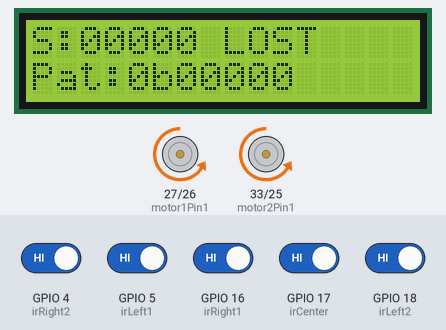
Bench run of a sketch on a simulated ESP32. Parts: 16×2 character LCD, motor-driver pin pairs drawn as motors (green arrow = first pin HIGH = forward, orange = second pin HIGH = backward, longer = more drive, scaled by the enable pin). Inputs (shaded band) come from the test bench; at power-on: GPIO 4 (irRight2), GPIO 5 (irLeft1), GPIO 16 (irRight1), GPIO 17 (irCenter), GPIO 18 (irLeft2) HIGH.

Above: at 2.2 s.
2.3 s: GPIO 17 (irCenter) driven LOW
At 3.5 s:
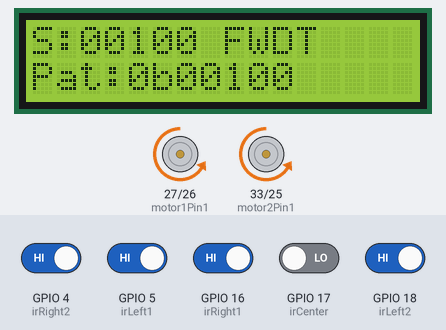
3.8 s: GPIO 5 (irLeft1) driven LOW
At 4.4 s:
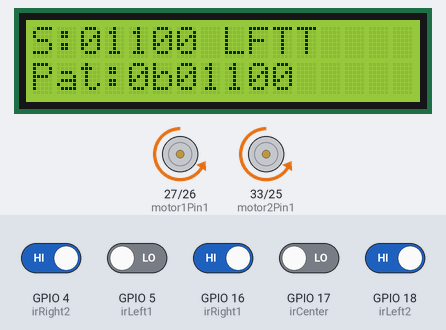
5.3 s: GPIO 4 (irRight2) driven LOW
At 5.9 s:
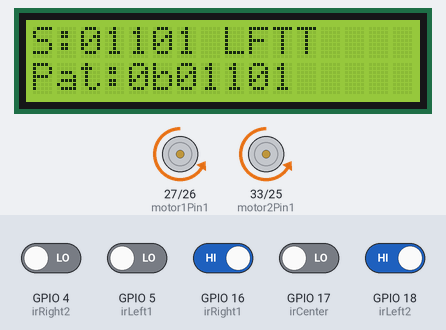
6.8 s: GPIO 16 (irRight1) driven LOW
At 8.0 s:
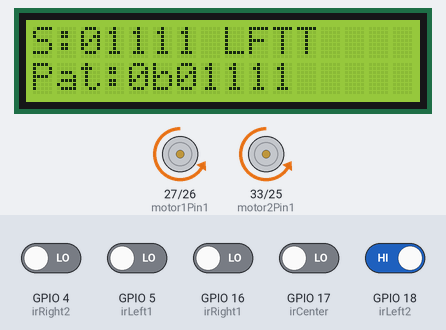
8.3 s: GPIO 18 (irLeft2) driven LOW
At 9.5 s:
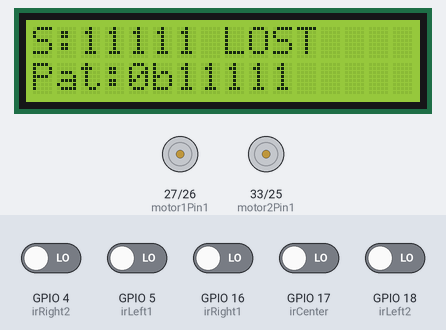
11.3 s: GPIO 4 (irRight2) driven HIGH
At 12.7 s:
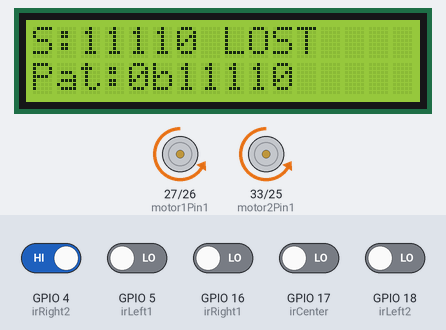
Timing chart, 0 to 13.8 s (numbered marks = the images above; inputs shaded):
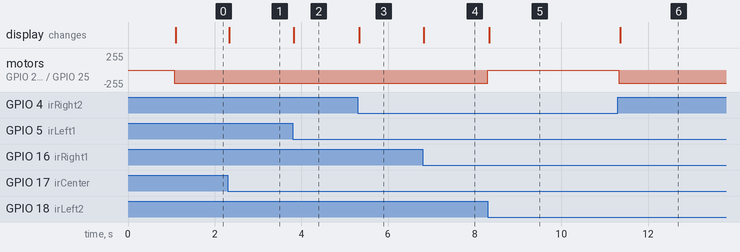

The sketch:

LineFollower.ino
```cpp
#include <Wire.h>
#include <LiquidCrystal_I2C.h>

/* ----------  LCD  ---------- */
LiquidCrystal_I2C lcd(0x27, 16, 2);

/* ----------  5-IR SENSOR PINS  ---------- */
const int irLeft2  = 18;
const int irLeft1  = 5;
const int irCenter = 17;
const int irRight1 = 16;
const int irRight2 = 4;

/* ----------  MOTOR PINS (unchanged)  ---------- */
const int motor1Pin1 = 27;
const int motor1Pin2 = 26;
const int enable1Pin = 14;
const int motor2Pin1 = 33;
const int motor2Pin2 = 25;
const int enable2Pin = 32;

const int freq = 30000;
const int resolution = 8;

const int BASE_SPEED      = 200;   // forward PWM 0-255
const int LOST_TIMEOUT_MS = 2000;  // max time to search
const byte FINISH_PATTERN = 0b11111;  // all sensors on finish line

int   lastError = 0;          // for remembering direction
bool  finished  = false;      // true when finish line detected
unsigned long lostStart = 0;  // time when line disappeared

int prevError = 0;   // for crude derivative
float integral = 0; // Integral term

const float KP = 0.15;
const float KD = 0.9;
const float KI = 0.0005;

bool          lastWasLeft  = false;   // true = last correction was left
bool          lineWasLost  = false;

bool lineFollowerActive = true;

/* ----------  SETUP  ---------- */
void setup() {
  Serial.begin(115200);
  Wire.begin(21, 22);    // your I²C pins
  lcd.begin();
  lcd.backlight();
  lcd.print(F("5-IR READY"));
  delay(1000);

  initializeMotorDriver();
  initializeInfrared();
}

/* ----------  LOOP  ---------- */
void loop() {
  if (lineFollowerActive) {
    int pattern = readSensors();
    followLine(pattern);
    displayLCD(pattern);
  } else {
    handleStop();
  }
}

/* ----------  SENSOR READ (5-BIT)  ---------- */
int readSensors() {
  int bits = 0;
  bits |= (!digitalRead(irLeft2))  << 4;   // bit4
  bits |= (!digitalRead(irLeft1))  << 3;   // bit3
  bits |= (!digitalRead(irCenter)) << 2;   // bit2
  bits |= (!digitalRead(irRight1)) << 1;   // bit1
  bits |= (!digitalRead(irRight2));        // bit0
  return bits;                             // 0bxxxxx  (5 bits)
}

void followLine(int pattern) {
  /* 1.  FINISH LINE  */
  if (pattern == FINISH_PATTERN) {
    finished = true;
    handleStop();
    lcd.setCursor(0, 1);
    lcd.print(F("FINISHED!"));
    return;
  }

  /* 2.  LINE STILL PRESENT  */
  int error = 0;
  bool lineFound = false;

  float totalWeight = 0;
  int count = 0;

  for (int i = 0; i < 5; i++) {
    if (pattern & (1 << (4 - i))) {
      totalWeight += (i - 2);
      count++;
    }
  }

  if (count > 0) {
    error = totalWeight / count;
    lineFound = true;
  }

  // Override for hard turns (optional but useful)
  if (pattern == 0b10000) error = -4;
  if (pattern == 0b00001) error = 4;
  if (pattern == 0b11000) error = -3;
  if (pattern == 0b00011) error = 3;


  if (lineFound) {
    lostStart = 0;
    lastError = error;
    int delta  = error - prevError;                       // crude d/dt
    integral += error;                                    // accumulate error
    integral = constrain(integral, -50, 50);
    int diff = constrain(KP * error + KD * delta + KI * integral,
                     -BASE_SPEED, BASE_SPEED);  // clamp big swings
    prevError  = error;                                   // store for next loop
    int left   = BASE_SPEED + diff;
    int right  = BASE_SPEED - diff;
    driveMotors(left, right, error); // Pass error to driveMotors
    return;
  }

  /* 3.  LINE LOST – RECOVERY  */
  if (lostStart == 0) lostStart = millis();

  if (millis() - lostStart < LOST_TIMEOUT_MS) {
    /* continue the last turn direction with same base speed */
    int diff = (lastError >= 0) ? KP : -KP;
    int left  = BASE_SPEED + diff;
    int right = BASE_SPEED - diff;
    driveMotors(left, right, lastError); // Pass lastError to driveMotors
  } else {
    handleStop();
  }
}

/* ----------  MOTOR DRIVER  ---------- */
void driveMotors(int leftPWM, int rightPWM, int error) {
  leftPWM  = constrain(leftPWM, 0, 255);
  rightPWM = constrain(rightPWM, 0, 255);

  if (error == -4) {  // Hard left turn
    ledcWrite(enable1Pin, 0);       // Stop left motor
    ledcWrite(enable2Pin, rightPWM); // Activate right motor
    digitalWrite(motor1Pin1, LOW);
    digitalWrite(motor1Pin2, LOW);
    digitalWrite(motor2Pin1, LOW);
    digitalWrite(motor2Pin2, HIGH);
  } else if (error == 4) { // Hard right turn
    ledcWrite(enable1Pin, leftPWM); // Activate left motor
    ledcWrite(enable2Pin, 0);       // Stop right motor
    digitalWrite(motor1Pin1, LOW);
    digitalWrite(motor1Pin2, HIGH);
    digitalWrite(motor2Pin1, LOW);
    digitalWrite(motor2Pin2, LOW);
  } else {
    // Normal driving
    ledcWrite(enable1Pin, leftPWM);
    ledcWrite(enable2Pin, rightPWM);
    digitalWrite(motor1Pin1, LOW);
    digitalWrite(motor1Pin2, HIGH);
    digitalWrite(motor2Pin1, LOW);
    digitalWrite(motor2Pin2, HIGH);
  }
}

void handleStop() {
  ledcWrite(enable1Pin, 0);
  ledcWrite(enable2Pin, 0);
}

/* stubs so the rest compiles */
void handleForward() {}
void handleLeft()   {}
void handleRight()  {}

/* ----------  LCD DISPLAY  ---------- */
void displayLCD(int pattern) {
  lcd.setCursor(0, 0);
  lcd.print(F("S:"));
  for (int i = 4; i >= 0; i--) {         // print 5 bits
    lcd.print((pattern >> i) & 1 ? '1' : '0');
  }
  lcd.print(F(" "));

  switch (pattern) {
    case 0b00100: lcd.print(F("FWD")); break;
    case 0b00110:
    case 0b00111:
    case 0b00011: lcd.print(F("RGT")); break;
    case 0b01100:
    case 0b11100:
    case 0b11000: lcd.print(F("LFT")); break;
    case 0b00000:
    case 0b11111: lcd.print(F("LOST")); break;
    default:  break;
  }

  lcd.setCursor(0, 1);
  lcd.print(F("Pat:0b"));
  for (int i = 4; i >= 0; i--) {
    lcd.print((pattern >> i) & 1);
  }
  lcd.print(F("   "));
}

void initializeMotorDriver() {
  pinMode(motor1Pin1, OUTPUT);
  pinMode(motor1Pin2, OUTPUT);
  pinMode(motor2Pin1, OUTPUT);
  pinMode(motor2Pin2, OUTPUT);
  ledcAttach(enable1Pin, freq, resolution);
  ledcAttach(enable2Pin, freq, resolution);
  ledcWrite(enable1Pin, 0);
  ledcWrite(enable2Pin, 0);
}

void initializeInfrared() {
  pinMode(irLeft2, INPUT);
  pinMode(irLeft1, INPUT);
  pinMode(irCenter, INPUT);
  pinMode(irRight1, INPUT);
  pinMode(irRight2, INPUT);
}
```

Measured:
- after the input at 2.3 s, motor on GPIO 27 (motor1Pin1) / GPIO 26 (motor1Pin2), motor on GPIO 33 (motor2Pin1) / GPIO 25 (motor2Pin2): stays backward 199/255 (without the input it goes to stopped after 0.77 s); the display: changes at once (image 1)
- after the input at 3.8 s, the display: changes at once (image 2)
- after the input at 5.3 s, the display: changes at once (image 3)
- after the input at 6.8 s, the display: changes at once (image 4)
- after the input at 8.3 s, motor on GPIO 27 (motor1Pin1) / GPIO 26 (motor1Pin2), motor on GPIO 33 (motor2Pin1) / GPIO 25 (motor2Pin2): backward 199/255 → stopped at once; the display: changes at once (image 5)
- after the input at 11.3 s, motor on GPIO 27 (motor1Pin1) / GPIO 26 (motor1Pin2), motor on GPIO 33 (motor2Pin1) / GPIO 25 (motor2Pin2): stopped → backward 199/255 at once; the display: changes after 0.06 s (image 6)
